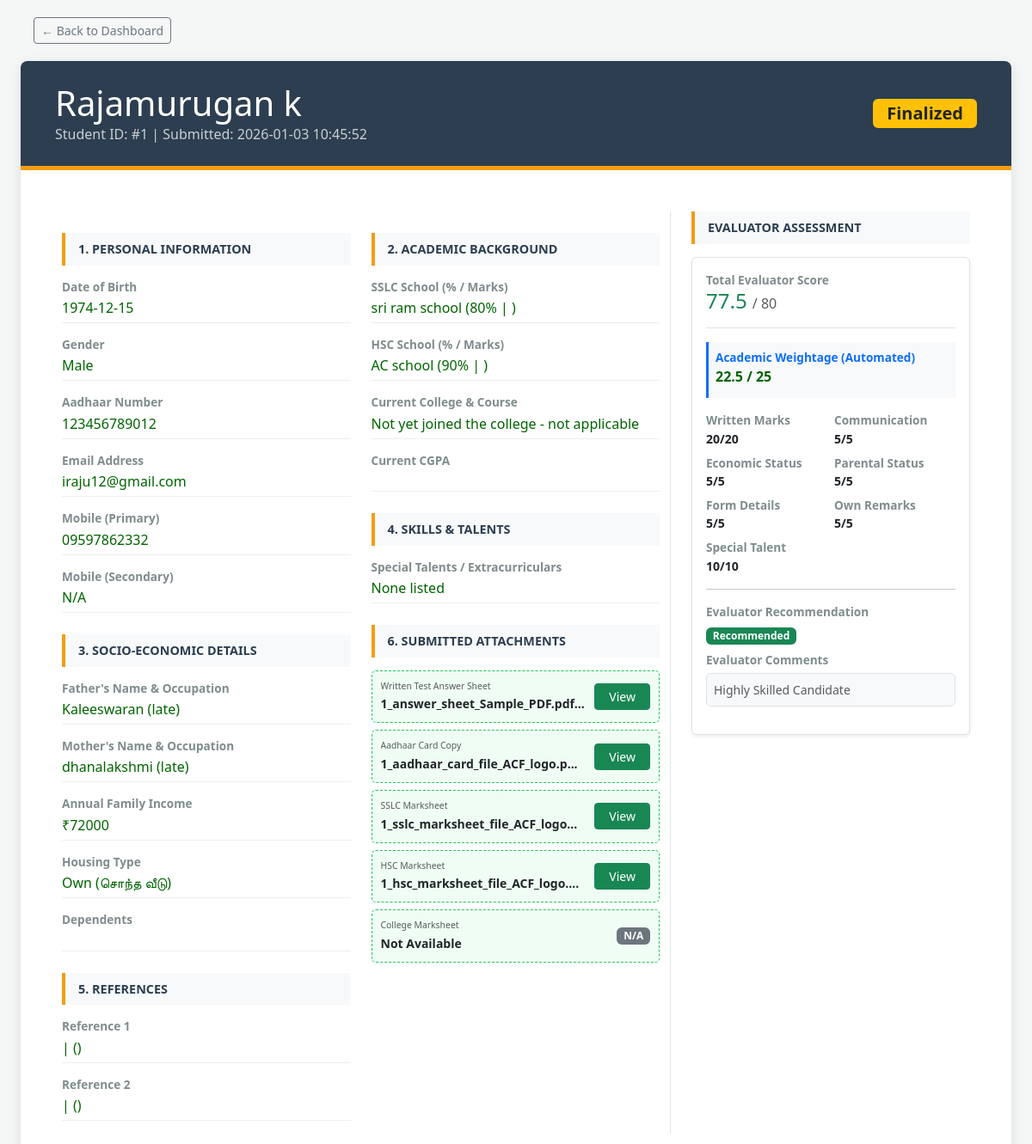
Screenshot of /view_application/1 (signed in) with the database file from the repository.
### tables this page shows
CREATE TABLE applications (
        id INTEGER PRIMARY KEY AUTOINCREMENT,
        student_id INTEGER UNIQUE,
        full_name TEXT, dob TEXT, gender TEXT, 
        mobile_primary TEXT, mobile_secondary TEXT, email TEXT,
        address TEXT, district TEXT, pincode TEXT, aadhaar_number TEXT,
        aadhaar_card_file TEXT, sslc_marksheet_file TEXT, 
        hsc_marksheet_file TEXT, semester_marksheet_file TEXT,
        sslc_school TEXT, sslc_marks TEXT, sslc_percent TEXT,
        hsc_school TEXT, hsc_marks TEXT, hsc_percent TEXT,
        current_college TEXT, current_course TEXT, cgpa TEXT, semester_marks TEXT,
        father_name TEXT, father_occupation TEXT, mother_name TEXT, mother_occupation TEXT,
        dependents TEXT, annual_income TEXT, other_scholarship TEXT, 
        scholarship_details TEXT, housing_type TEXT, talents TEXT,
        ref1_name TEXT, ref1_contact TEXT, ref1_relation TEXT,
        ref2_name TEXT, ref2_contact TEXT, ref2_relation TEXT,
        written_test_pdf TEXT,
        status TEXT DEFAULT 'Submitted',
        coordinator_remarks TEXT, evaluator_score INTEGER, evaluator_remarks TEXT,
        submission_date TIMESTAMP DEFAULT CURRENT_TIMESTAMP, assigned_to INTEGER, details_marks INTEGER, comm_marks INTEGER, econ_marks INTEGER, parent_marks INTEGER, own_remarks_marks INTEGER, acad_marks INTEGER, written_marks INTEGER, talent_marks INTEGER, evaluator_recommendation TEXT, evaluator_comments TEXT, interview_marks INTEGER, final_decision TEXT, final_comments TEXT, interview_doc TEXT,
        FOREIGN KEY(student_id) REFERENCES users(id));

### app.py (the view)
@app.route('/view_application/<int:app_id>')
@login_required
def view_application(app_id):
    conn = get_db()
    app_data = conn.execute("SELECT * FROM applications WHERE id = ?", (app_id,)).fetchone()
    conn.close()
    if not app_data:
        flash("Application not found.")
        return redirect(url_for('dashboard_router'))
    if session.get('role') == 'evaluator' and app_data['assigned_to'] != session.get('user_id'):
        flash("Unauthorized access.")
        return redirect(url_for('dash_evaluator'))
    return render_template('view_full.html', app=app_data)

### app.py (called while the page is built)
def get_db():
    conn = sqlite3.connect(DB_NAME)
    conn.row_factory = sqlite3.Row
    return conn

def login_required(f):
    @wraps(f)
    def decorated_function(*args, **kwargs):
        if 'user_id' not in session:
            return redirect(url_for('login'))
        return f(*args, **kwargs)
    return decorated_function

### templates/view_full.html (shortened to what this page needs)
<!DOCTYPE html>
<html lang="en">
<head>
    <link href="https://cdn.jsdelivr.net/npm/bootstrap@5.3.0/dist/css/bootstrap.min.css" rel="stylesheet">
</head>
<body>
    <div class="container-fluid px-4">
        <a href="{{ url_for('dashboard_router') }}" class="btn btn-outline-secondary btn-sm btn-back">← Back to Dashboard</a>
        <div class="paper-container">
            <div class="header-section">
                <div class="row align-items-center">
                    <div class="col-md-8">
                        <h1 class="mb-0">{{ app['full_name'] }}</h1>
                        <p class="mb-0 opacity-75">Student ID: #{{ app['student_id'] }} | Submitted: {{ app['submission_date'] }}</p>
                    </div>
                    <div class="col-md-4 text-md-end">
                        <span class="badge bg-warning text-dark fs-5 px-3">{{ app['status'] }}</span>
                    </div>
                </div>
            </div>
            <div class="p-4 p-md-5">
                <div class="row">
                    <div class="col-lg-8 border-end">
                        <div class="row">
                            <div class="col-md-6">
                                <div class="section-title">1. Personal Information</div>
                                <p class="data-label">Date of Birth</p><p class="data-value">{{ app['dob'] }}</p>
                                <p class="data-label">Gender</p><p class="data-value">{{ app['gender'] }}</p>
                                <p class="data-label">Aadhaar Number</p><p class="data-value">{{ app['aadhaar_number'] }}</p>
                                <p class="data-label">Email Address</p><p class="data-value">{{ app['email'] }}</p>
                                <p class="data-label">Mobile (Primary)</p><p class="data-value">{{ app['mobile_primary'] }}</p>
                                <p class="data-label">Mobile (Secondary)</p><p class="data-value">{{ app['mobile_secondary'] or 'N/A' }}</p>
                                <div class="section-title">3. Socio-Economic Details</div>
                                <p class="data-label">Father's Name & Occupation</p><p class="data-value">{{ app['father_name'] }} ({{ app['father_occupation'] }})</p>
                                <p class="data-label">Mother's Name & Occupation</p><p class="data-value">{{ app['mother_name'] }} ({{ app['mother_occupation'] }})</p>
                                <p class="data-label">Annual Family Income</p><p class="data-value">₹{{ app['annual_income'] }}</p>
                                <p class="data-label">Housing Type</p><p class="data-value">{{ app['housing_type'] }}</p>
                                <p class="data-label">Dependents</p><p class="data-value">{{ app['dependents'] }}</p>
                                <div class="section-title">5. References</div>
                                <p class="data-label">Reference 1</p>
                                <p class="data-value">{{ app['ref1_name'] }} | {{ app['ref1_contact'] }} ({{ app['ref1_relation'] }})</p>
                                <p class="data-label">Reference 2</p>
                                <p class="data-value">{{ app['ref2_name'] }} | {{ app['ref2_contact'] }} ({{ app['ref2_relation'] }})</p>
                            </div>
                            <div class="col-md-6">
                                <div class="section-title">2. Academic Background</div>
                                <p class="data-label">SSLC School (% / Marks)</p>
                                <p class="data-value">{{ app['sslc_school'] }} ({{ app['sslc_percent'] }}% | {{ app['sslc_marks'] }})</p>
                                <p class="data-label">HSC School (% / Marks)</p>
                                <p class="data-value">{{ app['hsc_school'] }} ({{ app['hsc_percent'] }}% | {{ app['hsc_marks'] }})</p>
                                <p class="data-label">Current College & Course</p>
                                <p class="data-value">{{ app['current_college'] }} - {{ app['current_course'] }}</p>
                                <p class="data-label">Current CGPA</p>
                                <p class="data-value">{{ app['cgpa'] }}</p>
                                <div class="section-title">4. Skills & Talents</div>
                                <p class="data-label">Special Talents / Extracurriculars</p>
                                <p class="data-value">{{ app['talents'] or 'None listed' }}</p>
                                <div class="section-title">6. Submitted Attachments</div>
                                {% set docs = [
                                    ('written_test_pdf', 'Written Test Answer Sheet'),
                                    ('aadhaar_card_file', 'Aadhaar Card Copy'),
                                    ('sslc_marksheet_file', 'SSLC Marksheet'),
                                    ('hsc_marksheet_file', 'HSC Marksheet'),
                                    ('semester_marksheet_file', 'College Marksheet')
                                ] %}
                                <div class="row">
                                    {% for key, label in docs %}
                                    <div class="col-12">
                                        <div class="attachment-card d-flex justify-content-between align-items-center mb-2">
                                            <div class="overflow-hidden">
                                                <small class="text-muted d-block" style="font-size: 0.65rem;">{{ label }}</small>
                                                <span class="fw-bold small">{% if app[key] %}{{ app[key][:30] }}...{% else %}Not Available{% endif %}</span>
                                            </div>
                                            {% if app[key] %}
                                            <a href="{{ url_for('download', filename=app[key]) }}" target="_blank" class="btn btn-sm btn-success py-1 px-3">View</a>
                                            {% else %}
                                            <span class="badge bg-secondary">N/A</span>
                                            {% endif %}
                                        </div>
                                    </div>
                                    {% endfor %}
                                </div>
                            </div>
                        </div>
                    </div>
                    <div class="col-lg-4 ps-lg-4">
                        <div class="section-title mt-lg-0">Evaluator Assessment</div>
                        <div class="p-3 border rounded bg-white shadow-sm mb-4">
                            <div class="mb-3 border-bottom pb-2">
                                <p class="data-label mb-0">Total Evaluator Score</p>
                                <h4 class="text-success">{{ app['evaluator_score'] or '0' }} <small class="text-muted fs-6">/ 80</small></h4>
                            </div>
                            <div class="row g-2">
                                <div class="col-12 mb-2">
                                    <div class="p-2 bg-light border-start border-primary border-3">
                                        <p class="data-label mb-0 text-primary">Academic Weightage (Automated)</p>
                                        <p class="data-value mb-0 fw-bold border-0">{{ (app['hsc_percent']|float / 4)|round(2) }} / 25</p>
                                    </div>
                                </div>
                                <div class="col-6 small"><p class="data-label mb-0">Written Marks</p><b>{{ app['written_marks'] or 0 }}/20</b></div>
                                <div class="col-6 small"><p class="data-label mb-0">Communication</p><b>{{ app['comm_marks'] or 0 }}/5</b></div>
                                <div class="col-6 small"><p class="data-label mb-0">Economic Status</p><b>{{ app['econ_marks'] or 0 }}/5</b></div>
                                <div class="col-6 small"><p class="data-label mb-0">Parental Status</p><b>{{ app['parent_marks'] or 0 }}/5</b></div>
                                <div class="col-6 small"><p class="data-label mb-0">Form Details</p><b>{{ app['details_marks'] or 0 }}/5</b></div>
                                <div class="col-6 small"><p class="data-label mb-0">Own Remarks</p><b>{{ app['own_remarks_marks'] or 0 }}/5</b></div>
                                <div class="col-12 small"><p class="data-label mb-0">Special Talent</p><b>{{ app['talent_marks'] or 0 }}/10</b></div>
                            </div>
                            <hr>
                            <p class="data-label mb-1">Evaluator Recommendation</p>
                            <span class="badge {% if app['evaluator_recommendation'] == 'Recommended' %}bg-success{% elif app['evaluator_recommendation'] == 'Waitlisted' %}bg-warning text-dark{% else %}bg-danger{% endif %} mb-2">
                                {{ app['evaluator_recommendation'] or 'NOT EVALUATED' }}
                            </span>
                            <p class="data-label mb-1">Evaluator Comments</p>
                            <p class="small italic text-muted p-2 bg-light rounded border">{{ app['evaluator_comments'] or 'No comments provided.' }}</p>
                        </div>
                    </div>
                </div>
            </div>
        </div>
    </div>
</body>
</html>

### templates/view_full.html (style rules this page uses)
body { background-color: #f4f7f6; font-family: 'Segoe UI', Tahoma, Geneva, Verdana, sans-serif; padding-top: 20px; }
.paper-container { background: white; border-radius: 8px; box-shadow: 0 4px 15px rgba(0,0,0,0.1); overflow: hidden; margin-bottom: 30px; }
.header-section { background: #2c3e50; color: white; padding: 25px 40px; border-bottom: 5px solid #f39c12; }
.section-title { background: #f8f9fa; border-left: 4px solid #f39c12; padding: 8px 15px; margin: 25px 0 15px 0; font-weight: bold; color: #2c3e50; text-transform: uppercase; font-size: 0.9rem; }
.data-label { font-weight: 600; color: #7f8c8d; font-size: 0.85rem; margin-bottom: 2px; }
.data-value { color: #006400; margin-bottom: 15px; border-bottom: 1px solid #eee; padding-bottom: 5px; font-weight: 500; min-height: 1.5rem; }
.attachment-card { background: #f0fdf4; border: 1px dashed #22c55e; border-radius: 5px; padding: 10px; margin-bottom: 10px; transition: 0.3s; }
.btn-back { margin-bottom: 20px; margin-left: 15px; }

### rows the page displays
applications: full_name "Rajamurugan k", student_id "1", submission_date "2026-01-03 10:45:52", status "Finalized", dob "1974-12-15", gender "Male", aadhaar_number "123456789012", email "iraju12@gmail.com", mobile_primary "09597862332", mobile_secondary "N/A", father_name "Kaleeswaran", father_occupation "late", mother_name "dhanalakshmi", mother_occupation "late", annual_income "72000", housing_type "Own (சொந்த வீடு)", sslc_school "sri ram school", sslc_percent "80", hsc_school "AC school", hsc_percent "90", current_college "Not yet joined the college", current_course "not applicable", talents "None listed", written_test_pdf "1_answer_sheet_Sample_PDF.pdf" "1_aadhaar_card_file_ACF_logo.p" "1_sslc_marksheet_file_ACF_logo" "1_hsc_marksheet_file_ACF_logo.", evaluator_score "77.5", (app['hsc_percent']|float/4)|round(2) "22.5", written_marks "20", comm_marks "5", econ_marks "5", parent_marks "5", details_marks "5", own_remarks_marks "5", talent_marks "10", evaluator_recommendation "Recommended", evaluator_comments "Highly Skilled Candidate"

### other values shown
{{ label }} "Written Test Answer Sheet" "Aadhaar Card Copy" "SSLC Marksheet" "HSC Marksheet" "College Marksheet"
